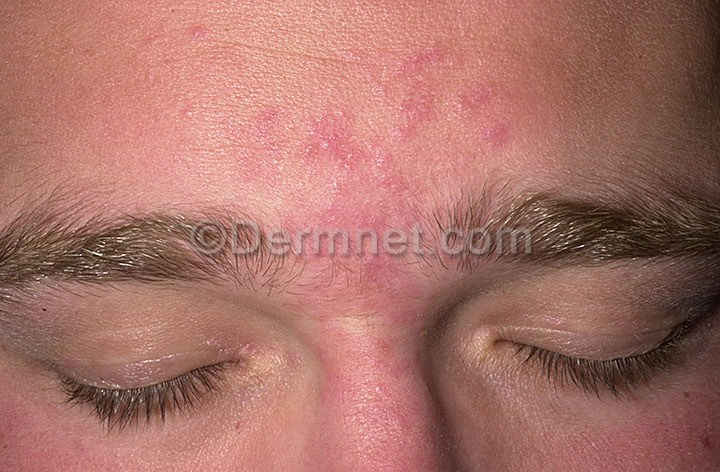
#> input picture SkinDetect/data/raw/acnee/07SteroidRosGlab.jpg, 720 x 472 px; its folder holds only this picture in this run
$ python resize_images.py
#> lines starting #> are read from the running program, lines starting #| are printed output that depends on the picture
import os
import glob
import shutil
from PIL import Image

# --- CONFIGURARE ---
PROJECT_ROOT = os.path.abspath(os.path.join(os.path.dirname(__file__), "..", ".."))

INPUT_CLASSES = ["acnee", "eczeme"]

INPUT_BASE_DIR = os.path.join(PROJECT_ROOT, "data", "raw")
OUTPUT_BASE_DIR = os.path.join(PROJECT_ROOT, "data", "processed")

TARGET_SIZE = 200  # output final: 200x200


def reset_output_folder():
    """Șterge complet data/processed ca să evităm duplicate la rulări repetate."""
    if os.path.exists(OUTPUT_BASE_DIR):
        shutil.rmtree(OUTPUT_BASE_DIR)
        print(f"[ȘTERS] {OUTPUT_BASE_DIR}")
    os.makedirs(OUTPUT_BASE_DIR, exist_ok=True)
    print(f"[CREAT] {OUTPUT_BASE_DIR}")


def list_images(folder_path: str):
#> in process_images_with_pillow, img is the input picture: PIL image 720x472 RGB; mean R, G, B 168.4, 113.6, 104.1
    exts = (".jpg", ".jpeg", ".png")
    return [p for p in glob.glob(os.path.join(folder_path, "*")) if p.lower().endswith(exts)]


def resize_with_padding(img: Image.Image, target: int = 200) -> Image.Image:
    """
    Redimensionează păstrând proporțiile + padding până la target x target.
    Nu deformează imaginea.
    """
#> called with target = 200
    w, h = img.size
#> w = 720; h = 472
    scale = target / max(w, h)
#> scale = 0.278
    new_w = max(1, int(w * scale))
#> new_w = 200
    new_h = max(1, int(h * scale))
#> new_h = 131

    resized = img.resize((new_w, new_h), Image.Resampling.LANCZOS)

    canvas = Image.new("RGB", (target, target), (0, 0, 0))  # padding negru
#> canvas: PIL image 200x200 RGB; every value is 0
    left = (target - new_w) // 2
#> left = 0
    top = (target - new_h) // 2
#> top = 34
    canvas.paste(resized, (left, top))
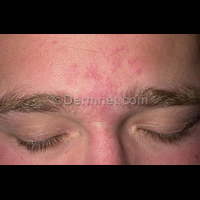
#> canvas: PIL image 200x200 RGB; mean R, G, B 110.3, 74.4, 68.2

    return canvas


def process_images_with_pillow():
    reset_output_folder()

    total_processed = 0
    total_errors = 0

    for class_name in INPUT_CLASSES:
        print(f"\n[CLASĂ] {class_name}")

        input_folder_path = os.path.join(INPUT_BASE_DIR, class_name)
        output_folder_path = os.path.join(OUTPUT_BASE_DIR, class_name)
        os.makedirs(output_folder_path, exist_ok=True)

        image_paths = list_images(input_folder_path)
        print(f"  imagini găsite în raw: {len(image_paths)}")

        for image_path in image_paths:
            try:
                img = Image.open(image_path).convert("RGB")

                # 200x200 fără deformare
                resized = resize_with_padding(img, TARGET_SIZE)

                # nume unic stabil (după numărul curent procesat)
                base = os.path.splitext(os.path.basename(image_path))[0]
                output_name = f"{base}_{total_processed}.png"
                output_path = os.path.join(output_folder_path, output_name)

                resized.save(output_path)
                total_processed += 1

            except Exception as e:
                total_errors += 1
                print(f"  [Eroare] {image_path} → {e}")

        print(f"  salvate în processed/{class_name}: {len(list_images(output_folder_path))}")
#> pass 2 of the loop in process_images_with_pillow, `for class_name in INPUT_CLASSES:`:
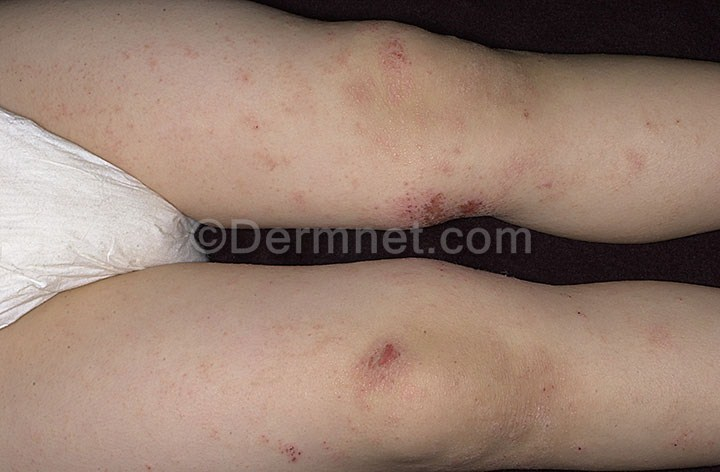
#> input picture SkinDetect/data/raw/eczeme/05Atopic0712049.jpg, 720 x 472 px
#> in process_images_with_pillow, img is the input picture: PIL image 720x472 RGB; mean R, G, B 151.8, 126.6, 112.9
#> in resize_with_padding (call 2), `canvas.paste(resized, (left, top))`:
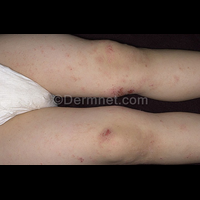
#> canvas: PIL image 200x200 RGB; mean R, G, B 99.5, 82.9, 74

    print("\n--- FINALIZAT (RESIZE -> 200x200) ---")
    print(f"Total imagini procesate: {total_processed}")
    print(f"Total erori: {total_errors}")
    print(f"Output: {OUTPUT_BASE_DIR}")


if __name__ == "__main__":
    process_images_with_pillow()
